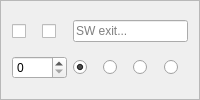
       <widget class="QFrame" name="frame_sw">
        <property name="sizePolicy">
         <sizepolicy hsizetype="Preferred" vsizetype="Preferred">
          <horstretch>0</horstretch>
          <verstretch>0</verstretch>
         </sizepolicy>
        </property>
        <property name="frameShape">
         <enum>QFrame::StyledPanel</enum>
        </property>
        <property name="frameShadow">
         <enum>QFrame::Raised</enum>
        </property>
        <layout class="QGridLayout" name="gridLayout_sw">
         <item row="0" column="0">
          <widget class="QCheckBox" name="noRoute_sw">
           <property name="sizePolicy">
            <sizepolicy hsizetype="Minimum" vsizetype="Minimum">
             <horstretch>0</horstretch>
             <verstretch>0</verstretch>
            </sizepolicy>
           </property>
           <property name="cursor">
            <cursorShape>PointingHandCursor</cursorShape>
           </property>
           <property name="focusPolicy">
            <enum>Qt::NoFocus</enum>
           </property>
           <property name="toolTip">
            <string>Prevent a route being created via this exit, equivalent to an infinite exit weight</string>
           </property>
           <property name="text">
            <string/>
           </property>
           <property name="checkable">
            <bool>true</bool>
           </property>
          </widget>
         </item>
         <item row="0" column="1">
          <widget class="QCheckBox" name="stub_sw">
           <property name="sizePolicy">
            <sizepolicy hsizetype="Minimum" vsizetype="Minimum">
             <horstretch>0</horstretch>
             <verstretch>0</verstretch>
            </sizepolicy>
           </property>
           <property name="cursor">
            <cursorShape>PointingHandCursor</cursorShape>
           </property>
           <property name="toolTip">
            <string>Create an exit in this direction with unknown distination, mutually exclusive with an actual exit roomID</string>
           </property>
           <property name="text">
            <string/>
           </property>
          </widget>
         </item>
         <item row="0" column="2" colspan="4">
          <widget class="QLineEdit" name="sw">
           <property name="toolTip">
            <string>Set the number of the room southwest of this one, will be blue for a valid number or red for invalid</string>
           </property>
           <property name="placeholderText">
            <string>SW exit...</string>
           </property>
          </widget>
         </item>
         <item row="1" column="0" colspan="2">
          <widget class="QSpinBox" name="weight_sw">
           <property name="sizePolicy">
            <sizepolicy hsizetype="Minimum" vsizetype="Minimum">
             <horstretch>0</horstretch>
             <verstretch>0</verstretch>
            </sizepolicy>
           </property>
           <property name="cursor">
            <cursorShape>SizeVerCursor</cursorShape>
           </property>
           <property name="toolTip">
            <string>Set to a positive value to overide the default (Room) Weight for using this Exit route, zero value assigns the default.</string>
           </property>
           <property name="maximum">
            <number>9999</number>
           </property>
          </widget>
         </item>
         <item row="1" column="2">
          <widget class="QRadioButton" name="doortype_none_sw">
           <property name="cursor">
            <cursorShape>PointingHandCursor</cursorShape>
           </property>
           <property name="toolTip">
            <string>No door symbol is drawn on 2D Map for this exit</string>
           </property>
           <property name="text">
            <string/>
           </property>
           <property name="checked">
            <bool>true</bool>
           </property>
           <attribute name="buttonGroup">
            <string notr="true">doortype_sw</string>
           </attribute>
          </widget>
         </item>
         <item row="1" column="3">
          <widget class="QRadioButton" name="doortype_open_sw">
           <property name="cursor">
            <cursorShape>PointingHandCursor</cursorShape>
           </property>
           <property name="toolTip">
            <string>Green (Open) door symbol is drawn on 2D Map, can be set on either a stub or a real exit</string>
           </property>
           <property name="text">
            <string/>
           </property>
           <attribute name="buttonGroup">
            <string notr="true">doortype_sw</string>
           </attribute>
          </widget>
         </item>
         <item row="1" column="4">
          <widget class="QRadioButton" name="doortype_closed_sw">
           <property name="cursor">
            <cursorShape>PointingHandCursor</cursorShape>
           </property>
           <property name="toolTip">
            <string>Orange (Closed) door symbol is drawn on 2D Map, can be set on either a stub or a real exit</string>
           </property>
           <property name="text">
            <string/>
           </property>
           <attribute name="buttonGroup">
            <string notr="true">doortype_sw</string>
           </attribute>
          </widget>
         </item>
         <item row="1" column="5">
          <widget class="QRadioButton" name="doortype_locked_sw">
           <property name="cursor">
            <cursorShape>PointingHandCursor</cursorShape>
           </property>
           <property name="toolTip">
            <string>Red (Locked) door symbol is drawn on 2D Map, can be set on either a stub or a real exit</string>
           </property>
           <property name="text">
            <string/>
           </property>
           <attribute name="buttonGroup">
            <string notr="true">doortype_sw</string>
           </attribute>
          </widget>
         </item>
        </layout>
       </widget>
